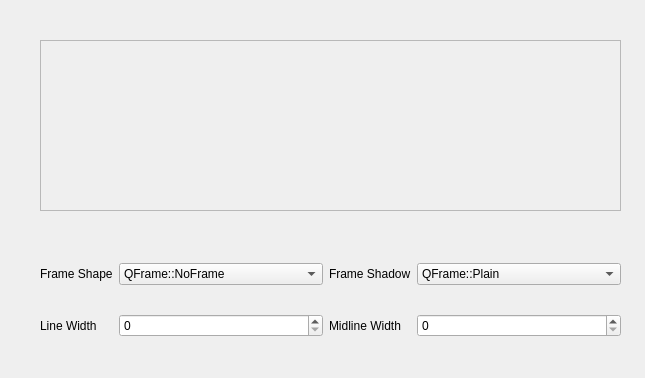
<?xml version="1.0" encoding="UTF-8"?>
<ui version="4.0">
 <class>Widget</class>
 <widget class="QWidget" name="Widget">
  <property name="geometry">
   <rect>
    <x>0</x>
    <y>0</y>
    <width>645</width>
    <height>378</height>
   </rect>
  </property>
  <property name="windowTitle">
   <string>Widget</string>
  </property>
  <widget class="QFrame" name="frame">
   <property name="geometry">
    <rect>
     <x>40</x>
     <y>40</y>
     <width>581</width>
     <height>171</height>
    </rect>
   </property>
   <property name="frameShape">
    <enum>QFrame::StyledPanel</enum>
   </property>
   <property name="frameShadow">
    <enum>QFrame::Raised</enum>
   </property>
  </widget>
  <widget class="QPushButton" name="m_btn_set">
   <property name="geometry">
    <rect>
     <x>410</x>
     <y>380</y>
     <width>211</width>
     <height>41</height>
    </rect>
   </property>
   <property name="text">
    <string>Set</string>
   </property>
  </widget>
  <widget class="QWidget" name="">
   <property name="geometry">
    <rect>
     <x>40</x>
     <y>240</y>
     <width>581</width>
     <height>121</height>
    </rect>
   </property>
   <layout class="QGridLayout" name="gridLayout" columnstretch="1,3,1,3">
    <item row="0" column="0">
     <widget class="QLabel" name="m_lb_frame_shape">
      <property name="text">
       <string>Frame Shape</string>
      </property>
     </widget>
    </item>
    <item row="0" column="1">
     <widget class="QComboBox" name="m_combo_shape">
      <item>
       <property name="text">
        <string>QFrame::NoFrame</string>
       </property>
      </item>
      <item>
       <property name="text">
        <string>QFrame::Box</string>
       </property>
      </item>
      <item>
       <property name="text">
        <string>QFrame::Panel</string>
       </property>
      </item>
      <item>
       <property name="text">
        <string>QFrame::StyledPanel</string>
       </property>
      </item>
      <item>
       <property name="text">
        <string>QFrame::HLine</string>
       </property>
      </item>
      <item>
       <property name="text">
        <string>QFrame::VLine</string>
       </property>
      </item>
      <item>
       <property name="text">
        <string>QFrame::WinPanel</string>
       </property>
      </item>
     </widget>
    </item>
    <item row="0" column="2">
     <widget class="QLabel" name="m_frame_shadow">
      <property name="text">
       <string>Frame Shadow</string>
      </property>
     </widget>
    </item>
    <item row="0" column="3">
     <widget class="QComboBox" name="m_combo_shadow">
      <item>
       <property name="text">
        <string>QFrame::Plain</string>
       </property>
      </item>
      <item>
       <property name="text">
        <string>QFrame::Raised</string>
       </property>
      </item>
      <item>
       <property name="text">
        <string>QFrame::Sunken</string>
       </property>
      </item>
     </widget>
    </item>
    <item row="1" column="0">
     <widget class="QLabel" name="m_lb_line_width">
      <property name="text">
       <string>Line Width</string>
      </property>
     </widget>
    </item>
    <item row="1" column="1">
     <widget class="QSpinBox" name="m_spb_line_width"/>
    </item>
    <item row="1" column="2">
     <widget class="QLabel" name="m_lb_midline_width">
      <property name="text">
       <string>Midline Width</string>
      </property>
     </widget>
    </item>
    <item row="1" column="3">
     <widget class="QSpinBox" name="m_spb_midline_width"/>
    </item>
   </layout>
  </widget>
 </widget>
 <resources/>
 <connections/>
</ui>
